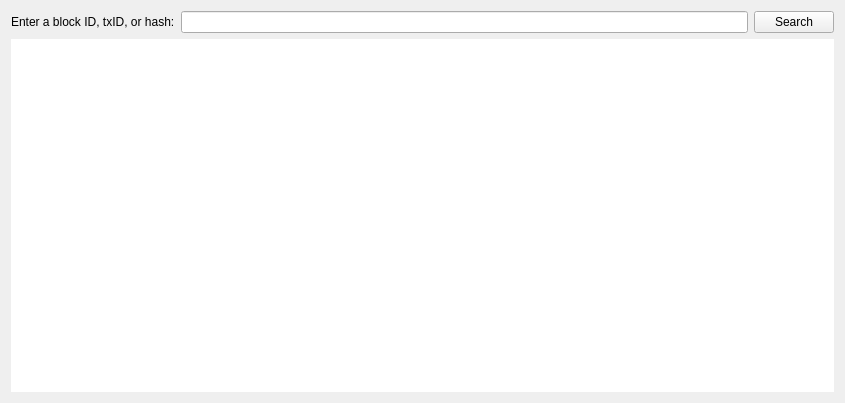
<?xml version="1.0" encoding="UTF-8"?>
<ui version="4.0">
 <class>ExplorerPage</class>
 <widget class="QWidget" name="ExplorerPage">
  <property name="enabled">
   <bool>true</bool>
  </property>
  <property name="geometry">
   <rect>
    <x>0</x>
    <y>0</y>
    <width>845</width>
    <height>403</height>
   </rect>
  </property>
  <property name="windowTitle">
   <string>ExplorerPage</string>
  </property>
  <layout class="QGridLayout" name="gridLayout">
   <item row="0" column="2">
    <widget class="QPushButton" name="submitButton">
     <property name="text">
      <string>Search</string>
     </property>
     <property name="flat">
      <bool>false</bool>
     </property>
    </widget>
   </item>
   <item row="0" column="1">
    <widget class="QLineEdit" name="dataLine"/>
   </item>
   <item row="1" column="0" colspan="3">
    <widget class="QTextBrowser" name="textBrowser">
     <property name="maximumSize">
      <size>
       <width>16777215</width>
       <height>16777215</height>
      </size>
     </property>
     <property name="autoFillBackground">
      <bool>false</bool>
     </property>
     <property name="frameShape">
      <enum>QFrame::NoFrame</enum>
     </property>
     <property name="frameShadow">
      <enum>QFrame::Plain</enum>
     </property>
     <property name="readOnly">
      <bool>true</bool>
     </property>
     <property name="html">
      <string>&lt;!DOCTYPE HTML PUBLIC &quot;-//W3C//DTD HTML 4.0//EN&quot; &quot;http://www.w3.org/TR/REC-html40/strict.dtd&quot;&gt;
&lt;html&gt;&lt;head&gt;&lt;meta name=&quot;qrichtext&quot; content=&quot;1&quot; /&gt;&lt;style type=&quot;text/css&quot;&gt;
p, li { white-space: pre-wrap; }
&lt;/style&gt;&lt;/head&gt;&lt;body style=&quot; font-family:'Droid Sans Fallback'; font-size:11pt; font-weight:400; font-style:normal;&quot;&gt;
&lt;p style=&quot;-qt-paragraph-type:empty; margin-top:0px; margin-bottom:0px; margin-left:0px; margin-right:0px; -qt-block-indent:0; text-indent:0px; font-family:'Sans Serif'; font-size:9pt;&quot;&gt;&lt;br /&gt;&lt;/p&gt;
&lt;p style=&quot;-qt-paragraph-type:empty; margin-top:0px; margin-bottom:0px; margin-left:0px; margin-right:0px; -qt-block-indent:0; text-indent:0px; font-family:'Sans Serif'; font-size:9pt;&quot;&gt;&lt;br /&gt;&lt;/p&gt;&lt;/body&gt;&lt;/html&gt;</string>
     </property>
     <property name="overwriteMode">
      <bool>false</bool>
     </property>
     <property name="acceptRichText">
      <bool>false</bool>
     </property>
     <property name="openExternalLinks">
      <bool>true</bool>
     </property>
     <property name="openLinks">
      <bool>true</bool>
     </property>
    </widget>
   </item>
   <item row="0" column="0">
    <widget class="QLabel" name="label">
     <property name="text">
      <string>Enter a block ID, txID, or hash:</string>
     </property>
    </widget>
   </item>
  </layout>
 </widget>
 <layoutdefault spacing="6" margin="11"/>
 <resources/>
 <connections/>
</ui>
